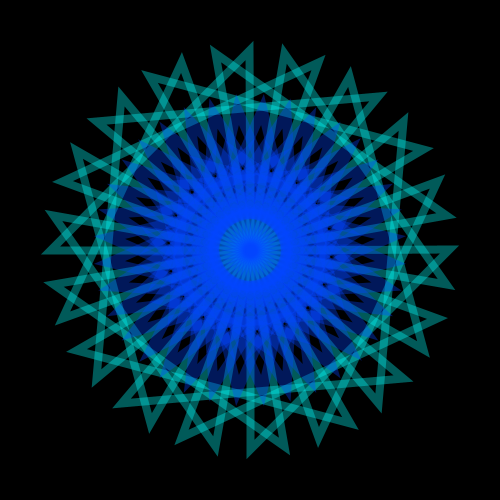
Frame 1 (no input)
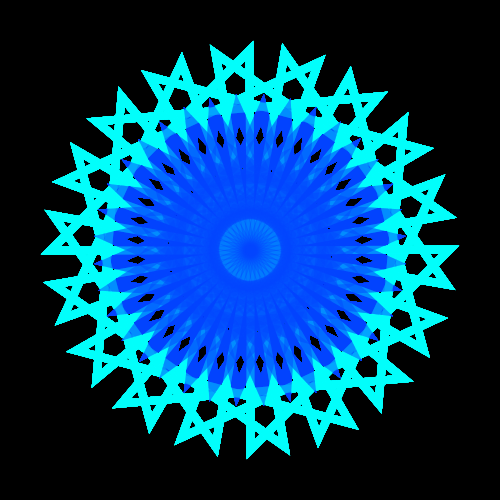
Frame 60 (the mouse pressed at the canvas centre just before this capture)
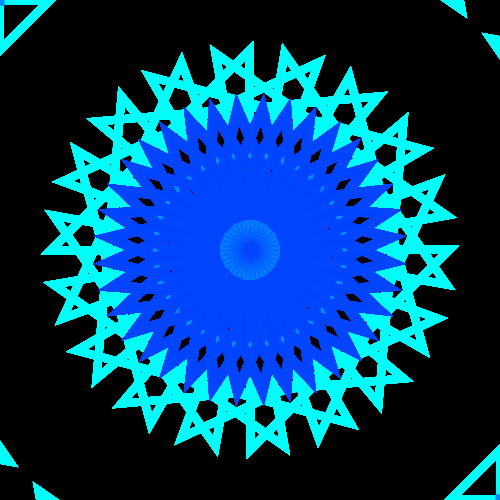
Frame 120 (the mouse held since frame 60 and released just before this capture)

The Processing sketch that drew these frames (run headless with seeded random() and noise(); from frame 60 on, the mouse is pressed at the canvas centre):

// Processing sketch: processing_99559
// ── processing_99559.pde

/*
Pour ce sketch, j'ai repris la dernière rotation de triangles que j'avais créée
et optimisée. En ajoutant les fonctions mouseX et mouseY à certaines de mes
variables je permet ainsi de moduler le sketch à volonté. De nouvelles formes
se créent, le sketch évolue avec les mouvements de la souris.
*/

void setup()
{ 
// la TAILLE, le FOND, et le NON REMPLISSAGE des formes de mon sketch
  size(500,500);
  smooth();
  background(0);
  noFill();
}

void draw ()
{ 
  
//je crée une boucle for pour faire tourner mes formes
    translate(width/2,height/2);
   for (int i=0;i<360;i+=20) 
  { 
//je déclare une variable pour la position et la taille de mon triangle
  int A;
  A = mouseX;
  int B;
  B = 200;
 
    // rotation triangle n°1 (bleu clair)
    rotate(radians(20));
    stroke(#03FFFD,90);
    strokeWeight(8);
    triangle(A,A,B,A,A,B);
  }
  
  
   for (int i=0;i<360;i+=20)
  { 
    // rotation triangle n°2 (extérieur)
    //je crée une variable X = 100
    int X;
    X=mouseY;
    rotate(radians(20));
    stroke(#0343FF,90);
    strokeWeight(10);
    triangle(X,X,X+100,X,X,X+100);
  }
  
  
   for (int i=0;i<360;i+=10)
  { 
    // rotation triangle n°3 (intérieur)
    //je crée une variable Y = 50
    int Y;
    Y = 50;
    rotate(radians(10));
    stroke(#0343FF,90);
    strokeWeight(10);
    triangle(Y,0,Y+50,Y+50,0,Y);
  }

}
